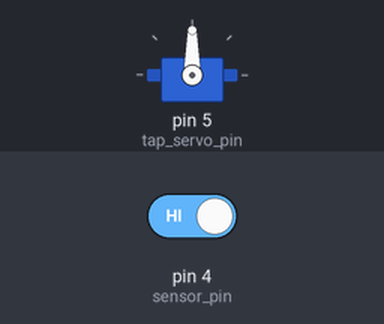
This sketch was run on a simulated Arduino Uno, built with avr-gcc and run on an emulated ATmega328P. On the bench: servo. Inputs (shaded band) come from the test bench; at power-on: pin 4 (sensor_pin) HIGH.

Above: at 1.2 s.
1.3 s: pin 4 (sensor_pin) driven LOW
At 3.1 s:
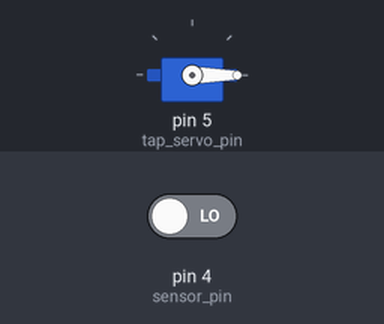
4.3 s: pin 4 (sensor_pin) driven HIGH
At 5.1 s:
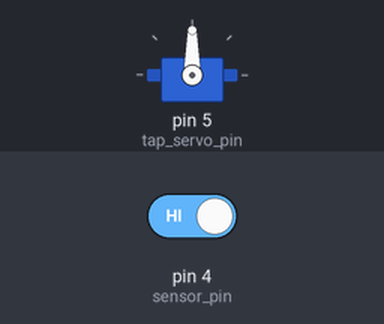
Timing chart, 0 to 7.3 s (numbered marks = the images above; inputs shaded):
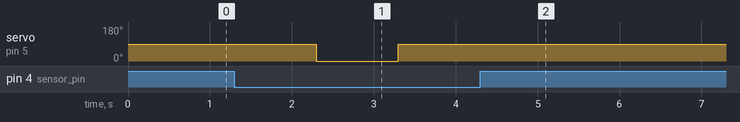

Measured:
- after the input at 1.3 s, servo on pin 5 (tap_servo_pin): 90° → 0° after 1.0 s, → 90° 1.0 s later
- after the input at 4.3 s, servo on pin 5 (tap_servo_pin): stops changing and stays 90°

The sketch:

IR_sensor_controlled_servo_motor.ino
```cpp
//#include <Servo.h>

#include <Servo.h>

Servo tap_servo;

int sensor_pin = 4;
int tap_servo_pin =5;
int angle;
int count =0;
void setup(){
  pinMode(sensor_pin,INPUT);
  tap_servo.attach(tap_servo_pin);
 Serial.begin(9600);
}

void loop(){
  angle = digitalRead(sensor_pin);

  if (angle==0)
  { if (count % 2 == 0) {
      tap_servo.write(90);
      delay(1000);
      count++;

  }
 else  if (count % 2 == 1)
  { tap_servo.write(0);
         delay(1000);
      count++;

   }
}
}
```
